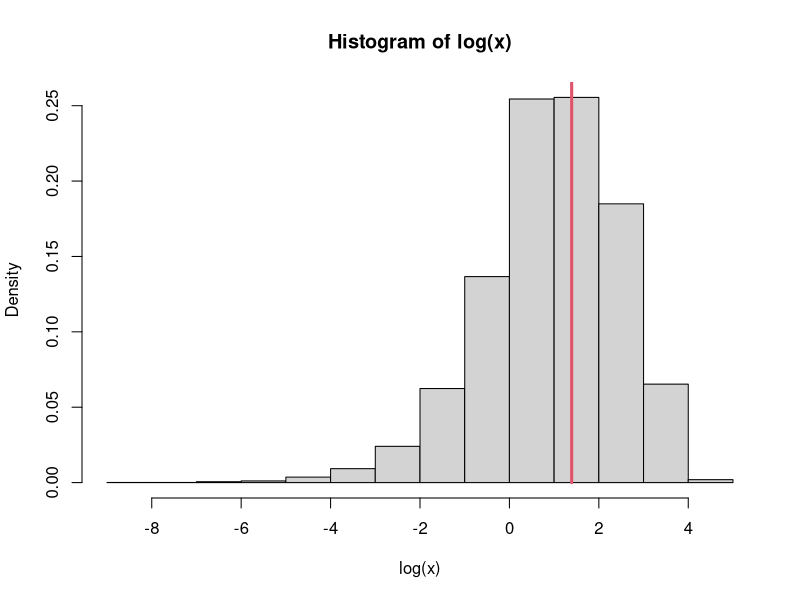
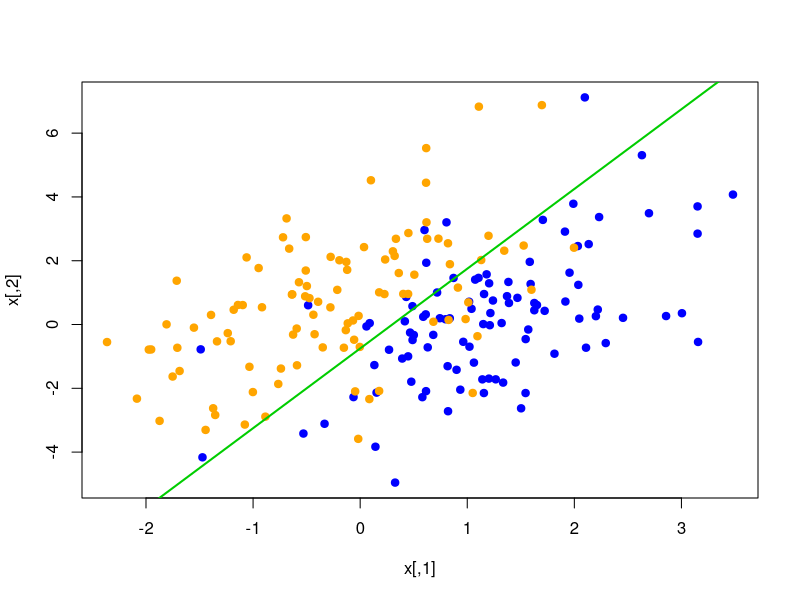
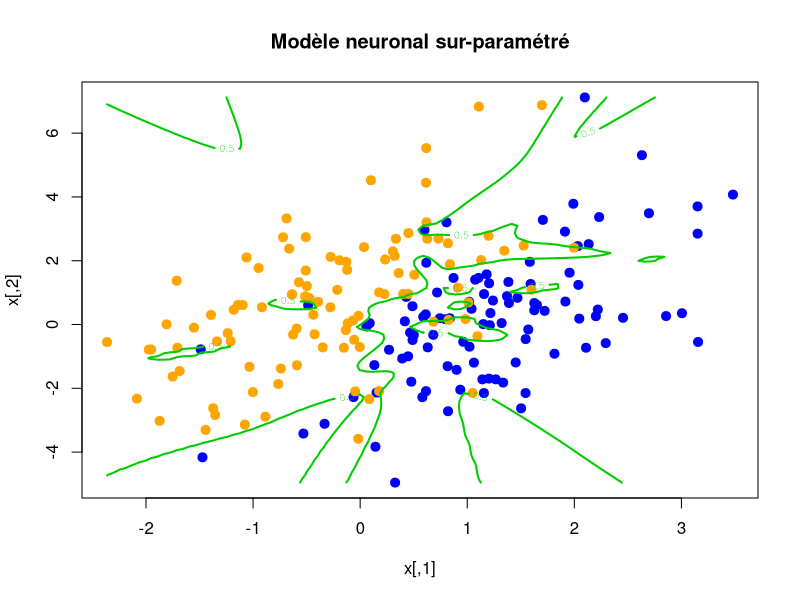

Write the R code that produced these figures, in order.
## ---- chunk 1
library(magrittr)
## ---- chunk 2
  # nombre de simulations, taille de l'échantillon
  n <- 10000

  # simulation des variables x et y
  x <- c(rexp(n, rate = .1), rexp(n, rate = .5))
  y <- rep(0:1, each = n)
  
  # on passe en échelle log pour mieux voir les variations d'echelles
  hist(log(x), prob = TRUE)
  
  s <- (log(0.1) - log(0.5))/(0.1 - 0.5)
  points(log(s), 10, type = 'h', lwd = 3, col = 2)
## ---- chunk 3
# Erreur de classification minimale 
  mean(y != (x < s))
## ---- chunk 4
L <- function(theta){
  # les variables x et y sont des variables globales
  # calcul du critère de décision \theta_1 * x + \theta_2
  z <- theta[1]*x + theta[2]
  # calcul de la probabilité de la classe 1 
  prob <- 1/(1 + exp(-z))
  # renvoie la perte log-loss moyenne
  return(-mean(y*log(prob) + (1-y)*log(1-prob)))
}
## ---- chunk 5
  # minimisation de la fonction L(theta)

  # condition initiale theta1 = -1, theta2 = 2
    objet_optim <- optim(par = c(-1,2), fn = L, method = "BFGS")

  # solution dans l'attribut "par"
    objet_optim$par %>% round(2)
## ---- chunk 6
#library(png)
#library(grid)
#  img <- readPNG("bookdown/figures/Overfitting3.png")
#  grid.raster(img)
## ---- chunk 7
library(magrittr)
## ---- chunk 8
# definition de la matrice de covariance
  Sigma <- c(1,1,1,4) %>% matrix(nrow = 2)
# génération des données de chacune des deux classes (2xn)
  n <- 100
  x_0 <- MASS::mvrnorm(n, mu = c(1,0), Sigma = Sigma) # classe bleue
  x_1 <- MASS::mvrnorm(n, mu = c(0,1), Sigma = Sigma) # classe orange
# matrice des observations  
  x <- rbind(x_0, x_1)
## ---- chunk 9
  y <- rep(c("blue","orange"), each = n)
## ---- chunk 10
  plot(x, pch = 19, col = y)  
  abline(-3/4, 5/2, lwd = 2, col = "green3") ## trace x_2 = -3/4 + 5/2 x_1
## ---- chunk 11
# matrice de confusion (predictions dures en ligne)
  table(2*x[,2] > -3/2 + 5*x[,1], y == "orange")
## ---- chunk 12
# 1 - accuracy
  mean((2*x[,2] > -3/2 + 5*x[,1]) != (y == "orange"))
## ---- chunk 13
#log-loss optimal (théorique) 
proba <- 1/(1 + exp(5/3*x[,1] - 2/3*x[,2] - 1/2))
- mean((y=="orange")*log(proba) + (y=="bleu")*log(1-proba))
## ---- chunk 14
mod <- nnet::nnet(x, 
                  as.numeric(y == "orange"), 
                  size = 50, 
                  maxit = 500, 
                  decay = 0.001,
                  trace = FALSE, 
                  entropy = TRUE)
## ---- chunk 15
x_coord <- seq(min(x[,1]), max(x[,1]), length = 100)
y_coord <- seq(min(x[,2]), max(x[,2]), length = 100)

matrice_test <- cbind(rep(x_coord, length = 100), 
                      rep(y_coord, each = 100))

pred <-  predict(mod, matrice_test)

#image(x.coord, y.coord,  matrix(pred > 0.5, nrow = 100), 
#      col = grey.colors(2), main = "Modèle neuronal sur-paramétré")
#plot(x, pch = 19, cex = 1.2, col = y)
#image(x.coord, y.coord,  matrix(pred, nrow = 100), 
#      col = grey.colors(2), main = "Modèle neuronal sur-paramétré")
#points(x, pch = 19, cex = 1.2, col = y)

plot(x, pch = 19, cex = 1.2, col = y, main = "Modèle neuronal sur-paramétré")
#abline(-3/2, 5/2, lwd = 4, col = "yellow") ## trace x_2 = -3/2 + 5/2 x_1
contour(x_coord, y_coord,
        matrix(pred, nrow = 100), col = "green3", 
        levels = 0.5, lwd = 2, add = T)
## ---- chunk 16
  pred <- predict(mod)
  
  # accuracy
  mean( (pred > 0.5) == (y == "orange"))
  
  #logloss
  pred[pred == 1] <-  0.999999
  pred[pred == 0] <-  0.000001
  - mean((y=="orange")*log(pred) + (y=="bleu")*log(1-pred))
##overfit!
## ---- chunk 17
  x_test0 <- MASS::mvrnorm(n, mu = c(1,0), Sigma = Sigma)
  x_test1 <- MASS::mvrnorm(n, mu = c(0,1), Sigma = Sigma) 
  x_test <- rbind(x_test0, x_test1)
  
  pred <- predict(mod, x_test)
## ---- chunk 18
  # accuracy
    mean( (pred > 0.5) == (y == "orange"))

  #logloss
    pred[pred == 1] <-  0.9999999999999
    pred[pred == 0] <-  0.0000000000001
    
  - mean((y=="orange")*log(pred) + (y=="bleu")*log(1-pred))
